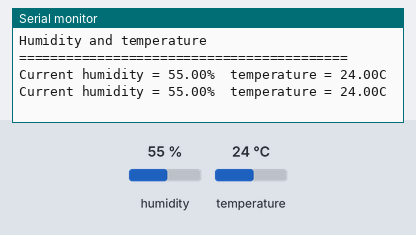
A sketch run on a simulated ESP8266 (NodeMCU). Shown: the last lines printed to the serial monitor. The test bench sets the inputs (shaded band); at power-on: humidity 55 %, temperature 24 °C.

Above: at 1.9 s.
2.0 s: humidity set to 22 %
At 2.8 s:
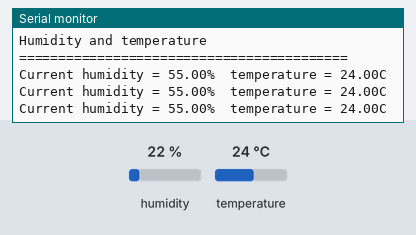
5.2 s: temperature set to 12 °C
At 6.2 s:
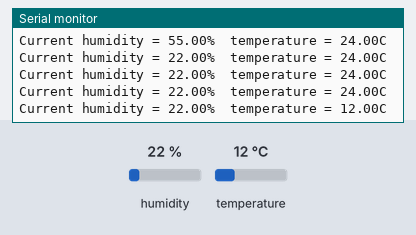
8.4 s: humidity set to 40 %
At 10.3 s:
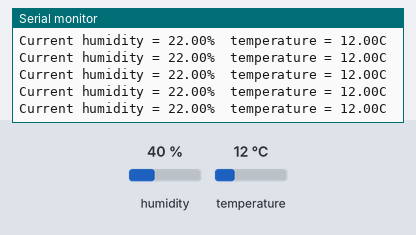
Timing chart, 0 to 11.8 s (numbered marks = the images above; inputs shaded):
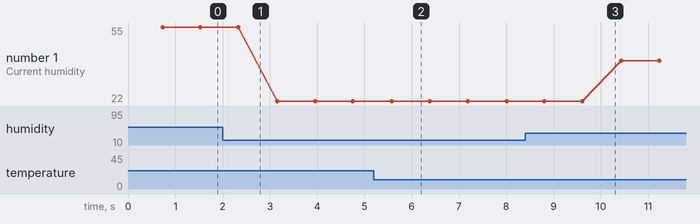

Measured:
- after the input at 5.2 s, the serial monitor: prints a new line after 0.38 s (image 2)
- plotted number 1: 55 → 22 after the input at 2.0 s, 22 → 40 after the input at 8.4 s

The sketch:

dht_test.ino
```cpp
#include "DHT.h"
#define DHTTYPE DHT11
#define dht_dpin D6
DHT dht(dht_dpin, DHTTYPE);
void setup(void)
{
  dht.begin();
  Serial.begin(9600);
  Serial.println("Humidity and temperature \n\n");
   Serial.println("==========================================");
  delay(700);

}
void loop() {
    float h = dht.readHumidity();
    float t = dht.readTemperature();
    Serial.print("Current humidity = ");
    Serial.print(h);
    Serial.print("%  ");
    Serial.print("temperature = ");
    Serial.print(t);
    Serial.println("C  ");
  delay(800);
}
```
